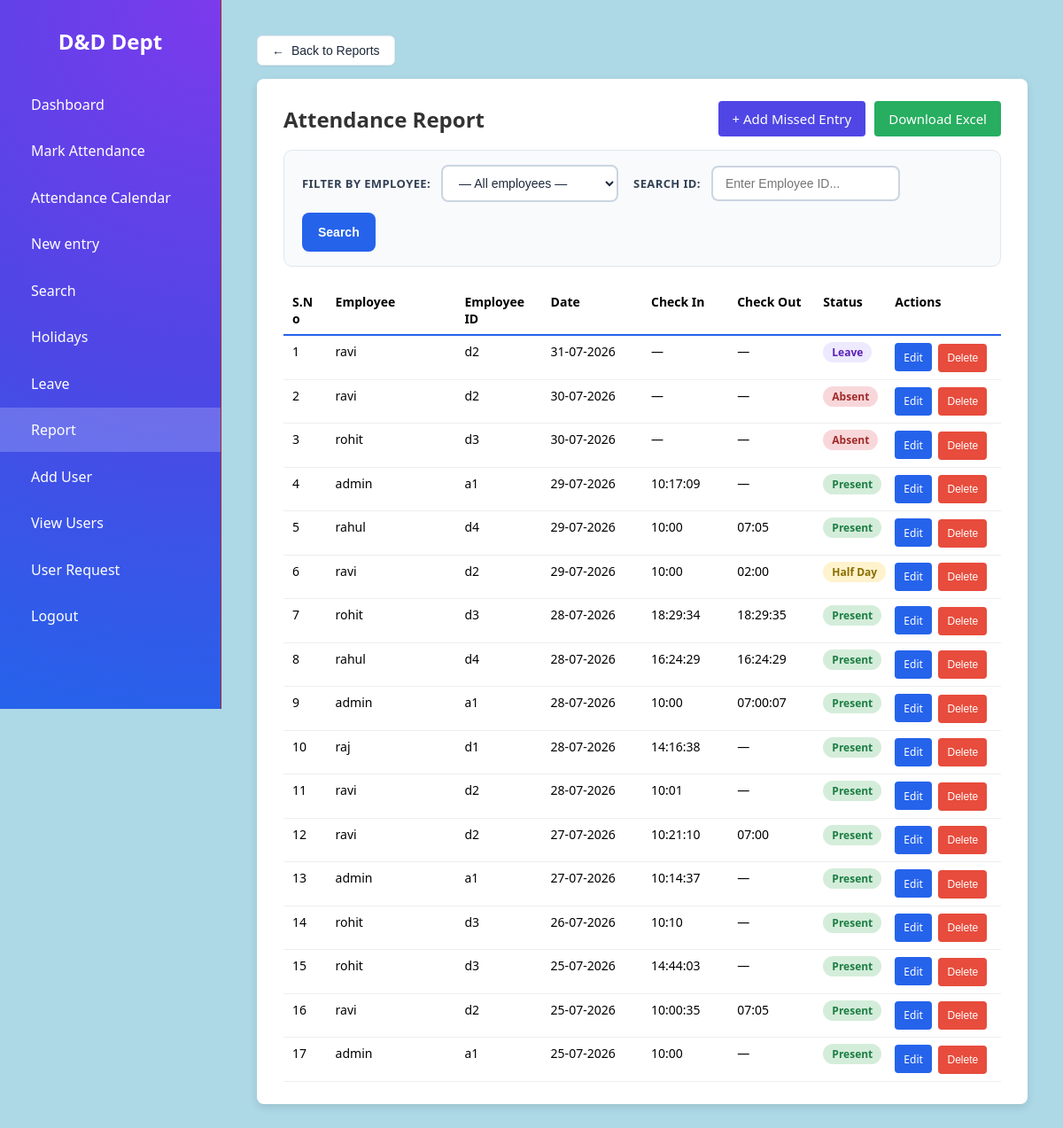
The app's page /report/attendance (signed in) with its own data.
### tables this page shows
CREATE TABLE attendance (
            id INTEGER PRIMARY KEY AUTOINCREMENT,
            employee_id INTEGER NOT NULL REFERENCES employees(id),
            work_date TEXT NOT NULL,
            check_in TEXT,
            check_out TEXT,
            status TEXT NOT NULL DEFAULT 'Present',
            created_at TEXT DEFAULT CURRENT_TIMESTAMP,
            UNIQUE(employee_id, work_date)
        );

CREATE TABLE employees (
            id INTEGER PRIMARY KEY AUTOINCREMENT,
            name TEXT NOT NULL,
            employee_id TEXT NOT NULL,
            designation TEXT,
            dob TEXT,
            date_of_joining TEXT,
            created_at TEXT DEFAULT CURRENT_TIMESTAMP
        );

### app.py (the view)
@app.route('/report/attendance')
@login_required
def report_attendance():
    conn = db.get_db()
    employees = conn.execute('SELECT * FROM employees ORDER BY name ASC').fetchall()
    base_query = '''
        SELECT a.*, e.name AS employee_name, e.employee_id AS custom_emp_id
        FROM attendance a
        LEFT JOIN employees e ON a.employee_id = e.id
    '''
    params = []
    where_clauses = []
    filter_employee_id = None
    search_emp_id = request.args.get('search_emp_id', '').strip()
    if session.get('role') == 'user':
        my_employee = get_current_employee()
        filter_employee_id = my_employee['id'] if my_employee else -1
        where_clauses.append('a.employee_id = ?')
        params.append(filter_employee_id)
    else:
        requested = request.args.get('employee_id', '').strip()
        if requested:
            filter_employee_id = int(requested)
            where_clauses.append('a.employee_id = ?')
            params.append(filter_employee_id)
    if search_emp_id:
        where_clauses.append('e.employee_id LIKE ?')
        params.append(f'%{search_emp_id}%')
    if where_clauses:
        base_query += ' WHERE ' + ' AND '.join(where_clauses)
    base_query += ' ORDER BY a.work_date DESC, a.id DESC'
    records = conn.execute(base_query, params).fetchall()
    viewing_employee_name = None
    if filter_employee_id:
        emp_row = conn.execute('SELECT name FROM employees WHERE id = ?', (filter_employee_id,)).fetchone()
        viewing_employee_name = emp_row['name'] if emp_row else None
    return render_template(
        'report_attendance.html',
        records=records,
        employees=employees,
        filter_employee_id=filter_employee_id,
        search_emp_id=search_emp_id,
        viewing_employee_name=viewing_employee_name,
        user_role=session.get('role'),
    )

### app.py (called while the page is built)
def login_required(view):
    @wraps(view)
    def wrapped_view(*args, **kwargs):
        if not session.get('logged_in'):
            return redirect(url_for('login'))
        return view(*args, **kwargs)
    return wrapped_view

### db.py (called while the page is built)
def get_db():
    if 'db' not in g:
        g.db = sqlite3.connect(
            current_app.config['DATABASE'],
            detect_types=sqlite3.PARSE_DECLTYPES
        )
        g.db.row_factory = sqlite3.Row
    return g.db

### templates/report_attendance.html (shortened to what this page needs)
{% extends 'base.html' %}
{% set active_page = 'report' %}
{% block content %}
<div style="margin-bottom: 15px;">
  <a href="{{ url_for('report') }}" style="display: inline-flex; align-items: center; gap: 8px; padding: 8px 16px; border: 1px solid #e2e8f0; border-radius: 6px; color: #1e293b; background-color: #ffffff; text-decoration: none; font-family: sans-serif; font-size: 14px; font-weight: 500; box-shadow: 0 1px 2px rgba(0,0,0,0.05);">
    <span><b>&larr;</b></span> Back to Reports
  </a>
</div>
<div class="panel">
    <div class="panel-header">
        <h2>Attendance Report{% if viewing_employee_name %} — {{ viewing_employee_name }}{% endif %}</h2>
        <div style="display:flex; gap:10px; flex-wrap:wrap;">
            {% if user_role in ('admin', 'editor') %}
            <a class="btn" style="background:#4f46e5;" href="{{ url_for('add_attendance') }}">+ Add Missed Entry</a>
            {% endif %}
            <a class="btn btn-download"
               href="{{ url_for('download_attendance_xlsx', employee_id=filter_employee_id, search_emp_id=search_emp_id) }}">
                Download Excel{% if viewing_employee_name %} ({{ viewing_employee_name }}){% endif %}
            </a>
        </div>
    </div>
    {% if user_role in ('admin', 'editor') %}
    <form method="GET" class="filter-bar" style="margin-bottom: 22px;">
        <label>Filter by employee:</label>
        <select name="employee_id" onchange="this.form.submit()">
            <option value="">— All employees —</option>
        </select>
        <label style="margin-left: 5px;">Search ID:</label>
        <input type="text" name="search_emp_id" value="{{ search_emp_id|default('') }}" placeholder="Enter Employee ID...">
        <button type="submit" class="btn-filter-search">Search</button>
    </form>
    {% endif %}
    {% if records %}
    <table>
        <thead>
            <tr>
                <th style="width:6%;">S.No</th>
                <th style="width:18%;">Employee</th>
                <th style="width:12%;">Employee ID</th>
                <th style="width:14%;">Date</th>
                <th style="width:12%;">Check In</th>
                <th style="width:12%;">Check Out</th>
                <th style="width:10%;">Status</th>
                {% if user_role in ('admin', 'editor') %}
                <th style="width:16%;">Actions</th>
                {% endif %}
            </tr>
        </thead>
        <tbody>
            {% for r in records %}
            <tr>
                <td>{{ loop.index }}</td>
                <td>{{ r['employee_name'] or 'Unknown' }}</td>
                <td>{{ r['custom_emp_id'] or '' }}</td>
                <td>
                    {% set d_str = r['work_date'] | string %}
                    {% if d_str | length >= 10 %}
                        {{ d_str[8:10] }}-{{ d_str[5:7] }}-{{ d_str[:4] }}
                    {% else %}
                        {{ d_str }}
                    {% endif %}
                </td>
                <td>{{ r['check_in'] or '—' }}</td>
                <td>{{ r['check_out'] or '—' }}</td>
                <td><span class="status status-{{ r['status']|lower|replace(' ', '') }}">{{ r['status'] }}</span></td>
                {% if user_role in ('admin', 'editor') %}
                <td class="row-actions">
                    <a class="btn-action btn-edit" href="{{ url_for('edit_attendance', attendance_id=r['id']) }}">Edit</a>
                    <form method="POST" action="{{ url_for('delete_attendance', attendance_id=r['id']) }}"
                          onsubmit="return confirm('Delete this attendance record?');">
                        <button type="submit" class="btn-action btn-delete">Delete</button>
                    </form>
                </td>
                {% endif %}
            </tr>
            {% endfor %}
        </tbody>
    </table>
    {% else %}
    <p class="empty-note">No attendance records found{% if filter_employee_id or search_emp_id %} {% endif %}.</p>
    {% endif %}
</div>
{% endblock %}

### records on screen
attendance: name "ravi", employee_id "d2", work_date "31", work_date "07", work_date "2026", r "—", status "Leave"
attendance: name "ravi", employee_id "d2", work_date "30", work_date "07", work_date "2026", r "—", status "Absent"
attendance: name "rohit", employee_id "d3", work_date "30", work_date "07", work_date "2026", r "—", status "Absent"
attendance: name "admin", employee_id "a1", work_date "29", work_date "07", work_date "2026", check_in "10:17:09", r "—", status "Present"
attendance: name "rahul", employee_id "d4", work_date "29", work_date "07", work_date "2026", check_in "10:00", check_out "07:05", status "Present"
attendance: name "ravi", employee_id "d2", work_date "29", work_date "07", work_date "2026", check_in "10:00", check_out "02:00", status "Half Day"
attendance: name "rohit", employee_id "d3", work_date "28", work_date "07", work_date "2026", check_in "18:29:34", check_out "18:29:35", status "Present"
attendance: name "rahul", employee_id "d4", work_date "28", work_date "07", work_date "2026", check_in "16:24:29", check_out "16:24:29", status "Present"
attendance: name "admin", employee_id "a1", work_date "28", work_date "07", work_date "2026", check_in "10:00", check_out "07:00:07", status "Present"
attendance: name "raj", employee_id "d1", work_date "28", work_date "07", work_date "2026", check_in "14:16:38", r "—", status "Present"
attendance: name "ravi", employee_id "d2", work_date "28", work_date "07", work_date "2026", check_in "10:01", r "—", status "Present"
attendance: name "ravi", employee_id "d2", work_date "27", work_date "07", work_date "2026", check_in "10:21:10", check_out "07:00", status "Present"
attendance: name "admin", employee_id "a1", work_date "27", work_date "07", work_date "2026", check_in "10:14:37", r "—", status "Present"
attendance: name "rohit", employee_id "d3", work_date "26", work_date "07", work_date "2026", check_in "10:10", r "—", status "Present"
attendance: name "rohit", employee_id "d3", work_date "25", work_date "07", work_date "2026", check_in "14:44:03", r "—", status "Present"
attendance: name "ravi", employee_id "d2", work_date "25", work_date "07", work_date "2026", check_in "10:00:35", check_out "07:05", status "Present"
attendance: name "admin", employee_id "a1", work_date "25", work_date "07", work_date "2026", check_in "10:00", r "—", status "Present"
